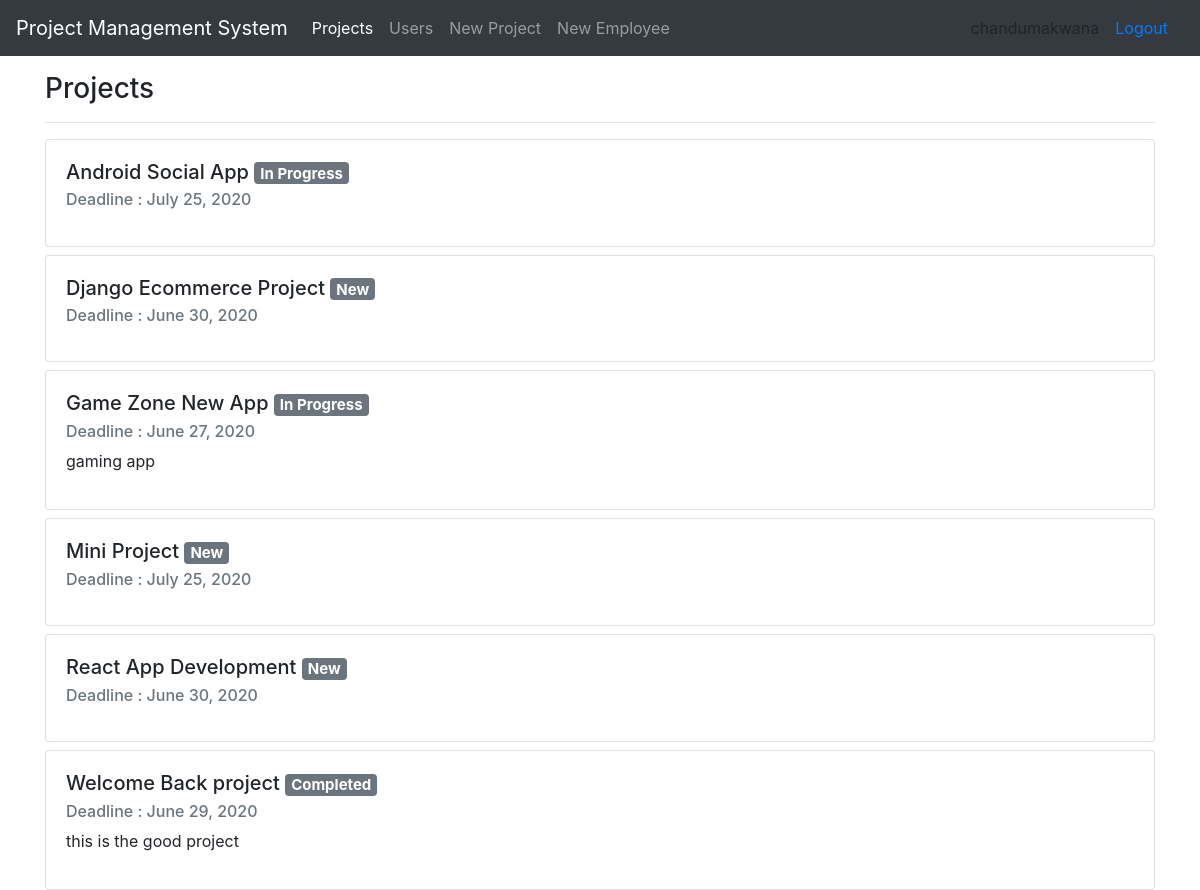
The page / (signed in) on the database its author committed.
### projects/models.py (models this page shows, shortened)
class Project(models.Model):
    project_name = models.CharField(max_length=200)
    description = models.TextField(blank=True)
    start_date = models.DateField(auto_now_add=True)
    end_date = models.DateField()
    status = models.CharField(max_length=4, choices=status, default=1)
    assign = models.ForeignKey(User, on_delete=models.CASCADE)
    class Meta:
        ordering = ['project_name']

### projects/views.py (the view)
# urls.py: path('', include('projects.urls')),
def projects(request):
    projects_list = Project.objects.all()
    context = {
        'projects': projects_list,
    }
    return render(request, 'projects/projects.html', context)

### projects/templates/projects/projects.html (shortened to what this page needs)
{% extends 'projects/base.html' %}
{% block content %}
    <div class="container">
        <h3 class="mt-3">Projects</h3><hr>
        {% for project in projects %}
            <div class="card mt-2">
              <div class="card-body">
                  <h5 class="card-title">{{ project.project_name }}
                      {% if project.status == '1' %}
                        <span class="badge badge-secondary">New</span>
                      {% elif project.status == '2' %}
                        <span class="badge badge-secondary">In Progress</span>
                      {% elif project.status == '3' %}
                        <span class="badge badge-secondary">Completed</span>
                      {% else %}
                        <span class="badge badge-secondary">Cancelled</span>
                      {% endif %}
                  </h5>
                  <h6 class="card-subtitle mb-2 text-muted">Deadline : {{ project.end_date }}</h6>
                  <p class="card-text">{{ project.description }}</p>
              </div>
            </div>
        {% endfor %}
    </div>
{% endblock content %}

### projects/templates/projects/header.html (shortened to what this page needs)
<nav class="navbar navbar-expand-lg navbar-dark bg-dark">
  <a class="navbar-brand" href="#">Project Management System</a>
  <div class="collapse navbar-collapse" id="navbarSupportedContent">
    <ul class="navbar-nav mr-auto">
      <li class="nav-item active">
        <a class="nav-link" href="{% url 'projects-list' %}">Projects <span class="sr-only">(current)</span></a>
      </li>
      <li class="nav-item">
        <a class="nav-link" href="{% url 'users' %}">Users</a>
      </li>
      <li class="nav-item">
        <a class="nav-link" href="{% url 'new-project' %}">New Project</a>
      </li>
      <li class="nav-item">
        <a class="nav-link" href="{% url 'new-user' %}">New Employee</a>
      </li>
    </ul>
    {% if user.is_authenticated %}
    <span class="nav-item my-2">{{ user.username }}</span>
    <a class="nav-link" href="{% url 'logout' %}" >Logout</a>
    {% else %}
    <a class="nav-link" href="{% url 'login' %}" >Login</a>
    <a class="nav-link" href="{% url 'new-user' %}" >Register</a>
    {% endif %}
  </div>
</nav>

### rows shown on the page
Project: project_name "Android Social App", status "In Progress", end_date "July 25, 2020"
Project: project_name "Django Ecommerce Project", status "New", end_date "June 30, 2020"
Project: project_name "Game Zone New App", status "In Progress", end_date "June 27, 2020", description "gaming app"
Project: project_name "Mini Project", status "New", end_date "July 25, 2020"
Project: project_name "React App Development", status "New", end_date "June 30, 2020"
Project: project_name "Welcome Back project", status "Completed", end_date "June 29, 2020", description "this is the good project"

### other values the page prints
{{ user.username }} "chandumakwana"
